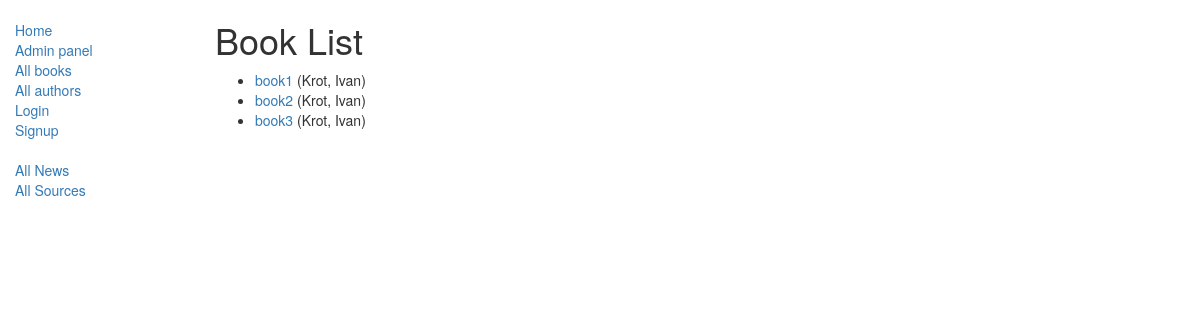
/catalog/books/, run on the app's committed database.
### catalog/models.py (models this page shows, shortened)
class Book(models.Model):#    Model representing a book (but not a specific copy of a book).
    title = models.CharField(max_length=200)
    author = models.ForeignKey('Author', on_delete=models.SET_NULL, null=True)
    summary = models.TextField(max_length=1000, help_text="Enter a brief description of the book")
    isbn = models.CharField('ISBN',max_length=13, help_text='13 Character <a href="https://www.isbn-international.org/content/what-isbn">ISBN number</a>')
    genre = models.ManyToManyField(Genre, help_text="Select a genre for this book")
    language = models.ForeignKey('Language', on_delete=models.SET_NULL, null=True)
    def get_absolute_url(self):#        Returns the url to access a particular book instance.
        return reverse('book-detail', args=[str(self.id)])
    def display_genre(self):#Creates a string for the Genre. This is required to display genre in Admin.
        return ', '.join([ genre.name for genre in self.genre.all()[:3] ])
    display_genre.short_description = 'Genre'

class Author(models.Model):#Model representing an author.
    first_name = models.CharField(max_length=100)
    last_name = models.CharField(max_length=100)
    date_of_birth = models.DateField(null=True, blank=True)
    date_of_death = models.DateField('Died', null=True, blank=True)
    def __str__(self):
        return '%s, %s' % (self.last_name, self.first_name)

### catalog/views.py (the view)
# urls.py: path('books/', views.BookListView.as_view(), name='books'),
class BookListView(generic.ListView):
    model = Book
    '''
    context_object_name = 'my_book_list'   # ваше собственное имя переменной контекста в шаблоне
    queryset = Book.objects.filter(title__icontains='war')[:5] # Получение 5 книг, содержащих слово 'war' в заголовке
    template_name = 'books/my_arbitrary_template_name_list.html'  # Определение имени вашего шаблона и его расположения
	'''

### catalog/templates/catalog/book_list.html
{% extends "base_generic.html" %}
{% block content %}
    <h1>Book List</h1>
    {% if book_list %}
    <ul>
      {% for book in book_list %}
      <li>
        <a href="{{ book.get_absolute_url }}">{{ book.title }}</a> ({{book.author}})
      </li>
      {% endfor %}
    </ul>
    {% else %}
      <p>There are no books in the library.</p>
    {% endif %}
{% endblock %}

### data on the page
Book: title "book1", author "Krot, Ivan"
Book: title "book2", author "Krot, Ivan"
Book: title "book3", author "Krot, Ivan"
